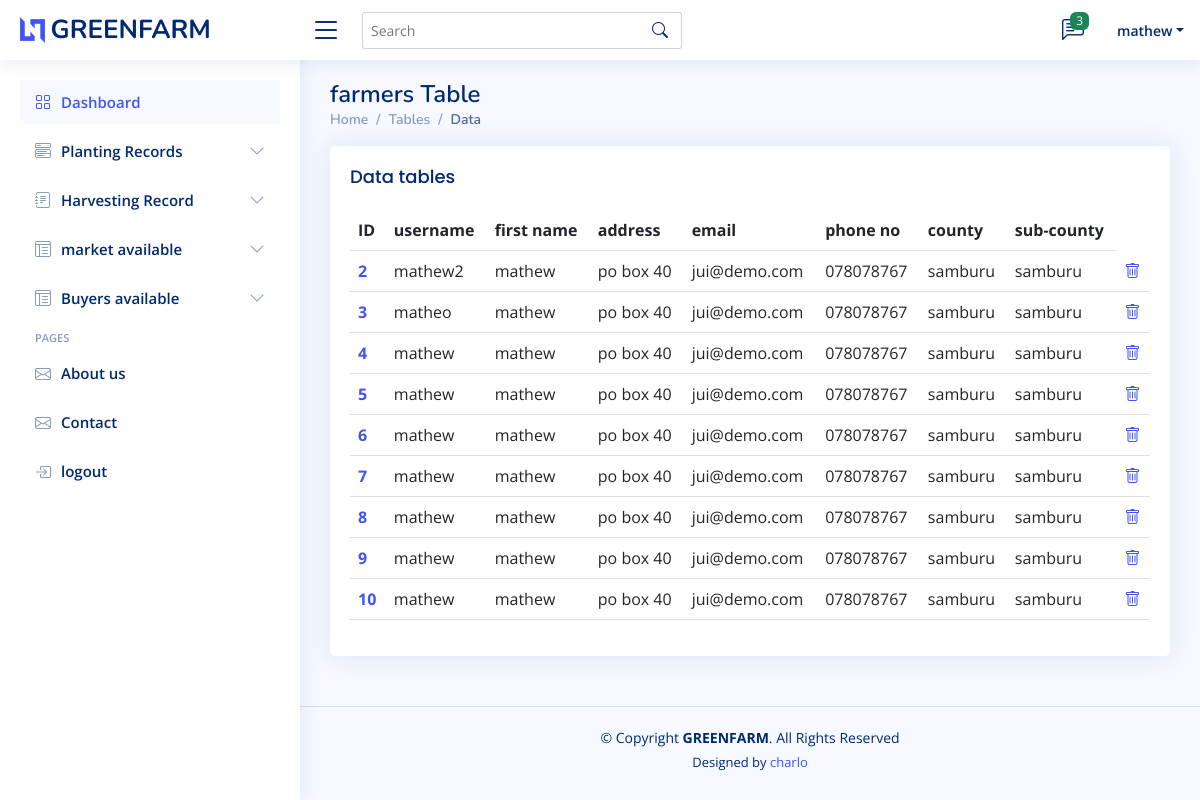
Page /farmerslist/ (signed in) on the earlier database version.
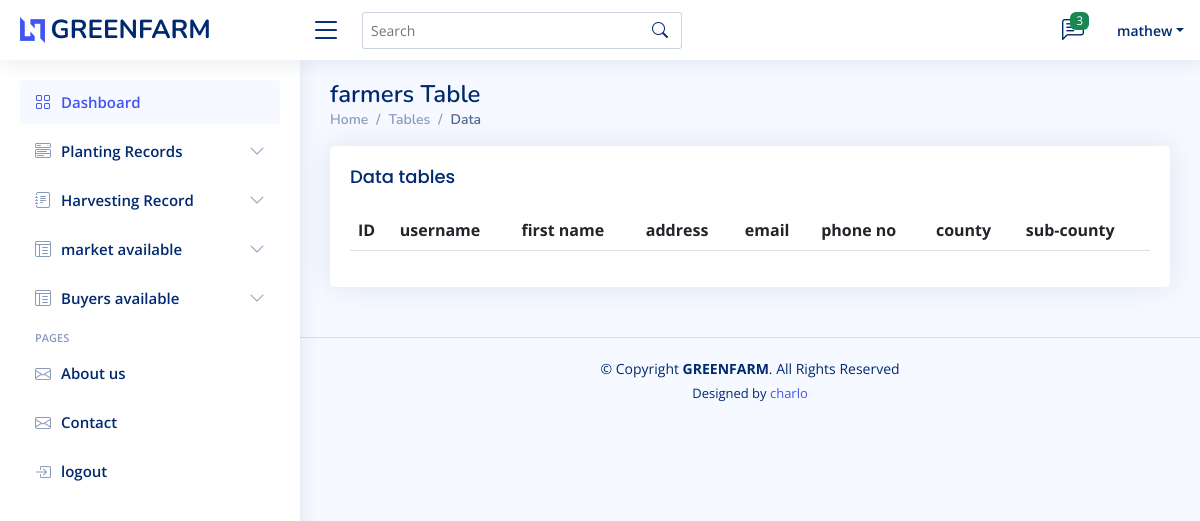
Same page on the later database version.
### gfarm/models.py (models this page shows, shortened)
class Farmers(models.Model):
    username = models.CharField(blank=False, null=False, max_length=100)
    first_name = models.CharField(blank=False, null=False, max_length=100)
    other_name = models.CharField(blank=True, null=True, max_length=100)
    address = models.CharField(blank=True, null=True, max_length=100)
    email = models.CharField(blank=True, null=True, max_length=100)
    phone_no = models.CharField(blank=False, null=False, max_length=100)
    county = models.CharField(blank=False, null=False, max_length=100)
    sub_county = models.CharField(blank=False, null=False, max_length=100)
    job = models.CharField(blank=True, null=True, max_length=100)

### gfarm/views.py (the view)
# urls.py: path("farmerslist/", FarmerListView.as_view(), name="farmers" ),
class FarmerListView(LoginRequiredMixin, ListView):
     queryset = Farmers.objects.all()
     context_object_name = "farmer"
     template_name = "NiceAdmin/farmers_list.html"

### gfarm/templates/NiceAdmin/farmers_list.html (shortened to what this page needs)
{% extends 'base.html' %} {% block body %} {% load static %}
  <main id="main" class="main">
    <div class="pagetitle">
      <h1>farmers Table</h1>
      <nav>
        <ol class="breadcrumb">
          <li class="breadcrumb-item"><a href="index.html">Home</a></li>
          <li class="breadcrumb-item">Tables</li>
          <li class="breadcrumb-item active">Data</li>
        </ol>
      </nav>
    </div>
    <section class="section">
      <div class="row">
        <div class="col-lg-12">
          <div class="card">
            <div class="card-body">
              <h5 class="card-title">Data tables</h5>
                  <table class="table datatable">
                    <thead>
                      <tr>
                        <th scope="col">ID</th>
                        <th scope="col">username</th>
                        <th scope="col">first name</th>
                        <th scope="col">address</th>
                        <th scope="col">email</th>
                        <th scope="col">phone no</th>
                        <th scope="col">county</th>
                        <th scope="col">sub-county</th>
                      </tr>
                    </thead>
                    <tbody>
                      {% for farmers in farmer %}
                      <tr>
                        <th scope="row"><a href="{%url 'farmer-update' farmers.id %}">{{farmers.id}}</a></th>
                        <td>{{farmers.username}}</td>
                        <td>{{farmers.first_name}}</td>
                        <td>{{farmers.address}}</td>
                        <td>{{farmers.email}}</td>
                        <td>{{farmers.phone_no}}</td>
                        <td>{{farmers.county}}</td>
                        <td>{{farmers.sub_county}}</td>
                        <td><a href="{% url 'farmer-delete' farmers.id %}">
                          <div class="icon">
                          <i class="bi bi-trash"></i>
                        </div>
                        </a></td>
                      </tr>
                      {% endfor %}
                    </tbody>
                  </table>
            </div>
          </div>
        </div>
      </div>
    </section>
  </main>
  {% endblock %}

Differences in the rows shown:
removed Farmers: id "2", username "mathew2", first_name "mathew", address "po box 40", email "jui@demo.com", phone_no "078078767", county "samburu", sub_county "samburu"
removed Farmers: id "3", username "matheo", first_name "mathew", address "po box 40", email "jui@demo.com", phone_no "078078767", county "samburu", sub_county "samburu"
removed Farmers: id "4", username "mathew", first_name "mathew", address "po box 40", email "jui@demo.com", phone_no "078078767", county "samburu", sub_county "samburu"
removed Farmers: id "5", username "mathew", first_name "mathew", address "po box 40", email "jui@demo.com", phone_no "078078767", county "samburu", sub_county "samburu"
removed Farmers: id "6", username "mathew", first_name "mathew", address "po box 40", email "jui@demo.com", phone_no "078078767", county "samburu", sub_county "samburu"
removed Farmers: id "7", username "mathew", first_name "mathew", address "po box 40", email "jui@demo.com", phone_no "078078767", county "samburu", sub_county "samburu"
removed Farmers: id "8", username "mathew", first_name "mathew", address "po box 40", email "jui@demo.com", phone_no "078078767", county "samburu", sub_county "samburu"
removed Farmers: id "9", username "mathew", first_name "mathew", address "po box 40", email "jui@demo.com", phone_no "078078767", county "samburu", sub_county "samburu"
removed Farmers: id "10", username "mathew", first_name "mathew", address "po box 40", email "jui@demo.com", phone_no "078078767", county "samburu", sub_county "samburu"
